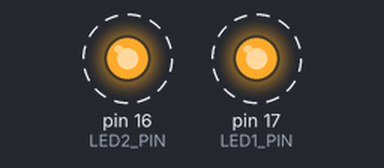
Bench run of a sketch on a simulated Arduino Uno, built with avr-gcc and run on an emulated ATmega328P. On the bench: output pins drawn as LEDs (lit = HIGH). Dashed ring = blinking.

Above: at 0.2 s.
Timing chart, 0 to 3.0 s (numbered marks = the images above):
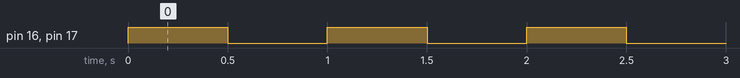

The sketch:

3.2-Blink-2-LED.ino
```cpp
#define LED1_PIN (17) // กำหนดแทนที่ LED1_PIN ด้วย 17
#define LED2_PIN (16) // กำหนดแทนที่ LED2_PIN ด้วย 16

void setup() {
  pinMode(LED1_PIN, OUTPUT); // กำหนดให้ขา LED1_PIN เป็นเอาต์พุตดิจิทัล
  pinMode(LED2_PIN, OUTPUT); // กำหนดให้ขา LED2_PIN เป็นเอาต์พุตดิจิทัล
}

void loop() {
  digitalWrite(LED1_PIN, HIGH);
  digitalWrite(LED2_PIN, HIGH);
  delay(500);
  digitalWrite(LED1_PIN, LOW);
  digitalWrite(LED2_PIN, LOW);
  delay(500);
}
```

Measured:
- by itself, pin 16 (LED2_PIN), pin 17 (LED1_PIN): alternates HIGH for 0.50 s and LOW for 0.50 s
